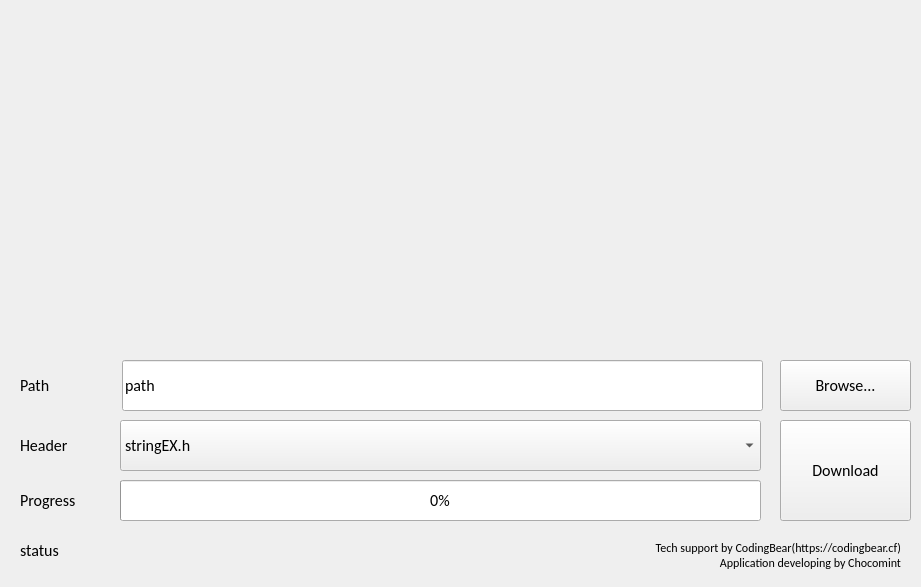
<?xml version="1.0" encoding="UTF-8"?>
<ui version="4.0">
 <class>header_downloader</class>
 <widget class="QMainWindow" name="header_downloader">
  <property name="geometry">
   <rect>
    <x>0</x>
    <y>0</y>
    <width>921</width>
    <height>587</height>
   </rect>
  </property>
  <property name="sizePolicy">
   <sizepolicy hsizetype="Fixed" vsizetype="Fixed">
    <horstretch>0</horstretch>
    <verstretch>0</verstretch>
   </sizepolicy>
  </property>
  <property name="font">
   <font>
    <family>Calibri</family>
    <pointsize>12</pointsize>
   </font>
  </property>
  <property name="windowTitle">
   <string>Header Downloader</string>
  </property>
  <property name="styleSheet">
   <string notr="true"/>
  </property>
  <widget class="QWidget" name="centralwidget">
   <widget class="QComboBox" name="header_select">
    <property name="geometry">
     <rect>
      <x>120</x>
      <y>420</y>
      <width>641</width>
      <height>51</height>
     </rect>
    </property>
    <item>
     <property name="text">
      <string>stringEX.h</string>
     </property>
    </item>
    <item>
     <property name="text">
      <string>BigNumber.h</string>
     </property>
    </item>
    <item>
     <property name="text">
      <string>Matrix.h</string>
     </property>
    </item>
    <item>
     <property name="text">
      <string>comlpex.h</string>
     </property>
    </item>
    <item>
     <property name="text">
      <string>Graph.h</string>
     </property>
    </item>
   </widget>
   <widget class="QPushButton" name="download">
    <property name="geometry">
     <rect>
      <x>780</x>
      <y>420</y>
      <width>131</width>
      <height>101</height>
     </rect>
    </property>
    <property name="sizePolicy">
     <sizepolicy hsizetype="Fixed" vsizetype="Fixed">
      <horstretch>0</horstretch>
      <verstretch>0</verstretch>
     </sizepolicy>
    </property>
    <property name="font">
     <font>
      <family>Calibri</family>
      <pointsize>12</pointsize>
     </font>
    </property>
    <property name="text">
     <string>Download</string>
    </property>
   </widget>
   <widget class="QPushButton" name="pushButton">
    <property name="geometry">
     <rect>
      <x>780</x>
      <y>360</y>
      <width>131</width>
      <height>51</height>
     </rect>
    </property>
    <property name="text">
     <string>Browse...</string>
    </property>
   </widget>
   <widget class="QLabel" name="label">
    <property name="geometry">
     <rect>
      <x>20</x>
      <y>360</y>
      <width>101</width>
      <height>51</height>
     </rect>
    </property>
    <property name="text">
     <string>Path</string>
    </property>
   </widget>
   <widget class="QLabel" name="label_2">
    <property name="geometry">
     <rect>
      <x>20</x>
      <y>420</y>
      <width>101</width>
      <height>51</height>
     </rect>
    </property>
    <property name="text">
     <string>Header</string>
    </property>
   </widget>
   <widget class="QProgressBar" name="progress">
    <property name="geometry">
     <rect>
      <x>120</x>
      <y>480</y>
      <width>641</width>
      <height>41</height>
     </rect>
    </property>
    <property name="styleSheet">
     <string notr="true">text-align: center;</string>
    </property>
    <property name="value">
     <number>0</number>
    </property>
   </widget>
   <widget class="QLabel" name="label_4">
    <property name="geometry">
     <rect>
      <x>20</x>
      <y>480</y>
      <width>101</width>
      <height>41</height>
     </rect>
    </property>
    <property name="text">
     <string>Progress</string>
    </property>
   </widget>
   <widget class="QLineEdit" name="path">
    <property name="geometry">
     <rect>
      <x>122</x>
      <y>360</y>
      <width>641</width>
      <height>51</height>
     </rect>
    </property>
    <property name="text">
     <string>path</string>
    </property>
    <property name="readOnly">
     <bool>true</bool>
    </property>
   </widget>
   <widget class="QLabel" name="label_3">
    <property name="geometry">
     <rect>
      <x>0</x>
      <y>0</y>
      <width>921</width>
      <height>341</height>
     </rect>
    </property>
    <property name="text">
     <string/>
    </property>
    <property name="pixmap">
     <pixmap resource="icons.qrc">:/icons/background.png</pixmap>
    </property>
   </widget>
   <widget class="QLabel" name="label_5">
    <property name="geometry">
     <rect>
      <x>480</x>
      <y>530</y>
      <width>421</width>
      <height>51</height>
     </rect>
    </property>
    <property name="font">
     <font>
      <family>Calibri</family>
      <pointsize>9</pointsize>
     </font>
    </property>
    <property name="text">
     <string>Tech support by CodingBear(https://codingbear.cf)
Application developing by Chocomint</string>
    </property>
    <property name="alignment">
     <set>Qt::AlignRight|Qt::AlignTrailing|Qt::AlignVCenter</set>
    </property>
   </widget>
   <widget class="QLabel" name="label_6">
    <property name="geometry">
     <rect>
      <x>20</x>
      <y>530</y>
      <width>101</width>
      <height>41</height>
     </rect>
    </property>
    <property name="text">
     <string>status</string>
    </property>
   </widget>
   <widget class="QLabel" name="status">
    <property name="geometry">
     <rect>
      <x>120</x>
      <y>530</y>
      <width>521</width>
      <height>41</height>
     </rect>
    </property>
    <property name="text">
     <string/>
    </property>
   </widget>
  </widget>
 </widget>
 <resources>
  <include location="icons.qrc"/>
 </resources>
 <connections/>
</ui>
